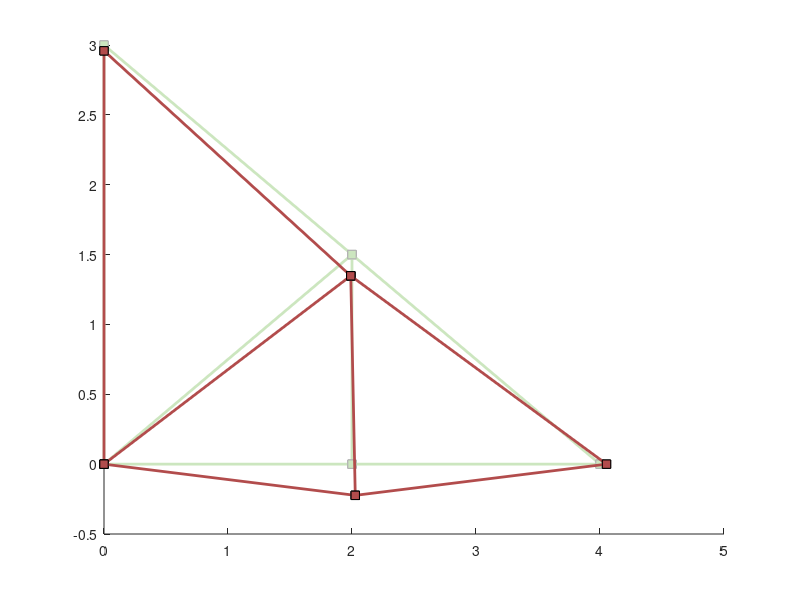

MATLAB code for this plot: (Note: this script raises an error after producing the figure.)
%--------------------------------------------------------------------------
%  Author: Isaac J. Lee
%  Website: https://crunchingnumbers.live
%--------------------------------------------------------------------------
function [u, f, strain_axial, force_axial, gcon] = assembly_2dtruss()
    clc;
    format long;
    
    % Load the assembly file
    load('2dframe_problem1');
    
    % Eliminate the rotation BCs
    index = find(BCs_displacement(:, 2) ~= 3);
    BCs_displacement = BCs_displacement(index, :);
    
    % Eliminate the moment BCs
    index = find(BCs_force(:, 2) ~= 3);
    BCs_force = BCs_force(index, :);
    
    % Find the number of nodes, etc.
    numNodes = size(nodes, 1);
    numElements = size(elements, 1);
    numBCs_displacement = size(BCs_displacement, 1);
    numBCs_force = size(BCs_force, 1);
    
    % Find the number of degrees of freedom (DOFs) for a truss
    % Note, numBCs_displacement + numBCs_force = numDOFs 
    numDOFs = 2*numNodes;
    
    
    %----------------------------------------------------------------------
    %  Set up the global connectivity array called gcon, which returns the
    %  global DOF index when given the node index and the local DOF index.
    %  
    %  Initially, gcon is a (numNodes) x 2 double array with these entries:
    %  
    %                            local dof index
    %              
    %                         1                  2
    %              
    %     node     1          1                  2
    %     index    2          3                  4
    %              3          5                  6
    %              ...        ...                ...
    %              numNodes   (2*numNodes - 1)   (2*numNodes)
    %  
    %  We plan to have the bottom entries of the DOF vector u correspond
    %  to the DOFs that are already known (given as the displacement BCs).
    %  So we do not actually create gcon with the entries above just yet,
    %  but assume its existence.
    %  
    %  First, create a vector that tags all global DOF indices corresponding
    %  to the displacement BCs. As the number of displacement BCs is likely
    %  few in comparison to the total number of DOFs, we let the vector be
    %  a sparse vector.
    %----------------------------------------------------------------------
    tag = sparse(BCs_displacement(:, 1), BCs_displacement(:, 2), ones(numBCs_displacement, 1), numNodes, 2);
    tag = reshape(tag', numDOFs, 1);
    
    %----------------------------------------------------------------------
    %  tag is now a vector of zeros and ones, where the ones correspond to
    %  to the displacement BCs. Sort this vector in ascending order, and
    %  keep track of the permutation that was done.
    %----------------------------------------------------------------------
    [temp, permutation] = sort(tag);
    
    %----------------------------------------------------------------------
    %  Create the gcon array
    %----------------------------------------------------------------------
    gcon(permutation) = (1 : numDOFs)';
    gcon = reshape(gcon, 2, numNodes)';
    
    % Indices corresponding to the unknown displacements (known forces)
    index_u = (1 : numBCs_force)';
    
    % Vector of indices of the unknown forces (known displacements)
    index_f  = ((numBCs_force + 1) : numDOFs)';
    
    
    %----------------------------------------------------------------------
    %  Create the global stiffness matrix K
    %----------------------------------------------------------------------
    % Each element matrix is 4 x 4, so there are (16*numElements) many elements
    % that we will need to compute to find the global stiffness matrix K
    numEntries = 16*numElements;
    
    % Initialize the I, J, value arrays
    I = zeros(numEntries, 1);
    J = zeros(numEntries, 1);
    value = zeros(numEntries, 1);
    
    % Temporary variables useful for assembly
    i = (1 : 16)';
    vecones = ones(4, 1);
    
    %----------------------------------------------------------------------
    %  Loop over the elements
    %----------------------------------------------------------------------
    for e = 1 : numElements
        % Get the node indices
        nodeIndex1 = elements(e, 1);
        nodeIndex2 = elements(e, 2);
        
        % Get the global DOF indices
        globalDOFIndex = [gcon(nodeIndex1, 1); ...
                          gcon(nodeIndex1, 2); ...
                          gcon(nodeIndex2, 1); ...
                          gcon(nodeIndex2, 2)];
        
        % Get the global coordinates of the nodes
        x1 = nodes(nodeIndex1, 1);
        y1 = nodes(nodeIndex1, 2);
        x2 = nodes(nodeIndex2, 1);
        y2 = nodes(nodeIndex2, 2);
        
        % Get the material properties
        E = elements(e, 3);
        A = elements(e, 4);
        L = sqrt((x2 - x1)^2 + (y2 - y1)^2);
        
        % Calculate the cosine and sine values
        costheta = (x2 - x1)/L;
        sintheta = (y2 - y1)/L;
        
        %------------------------------------------------------------------
        %  Form the element matrix
        %------------------------------------------------------------------
        temp = [costheta * costheta, costheta * sintheta; ...
                costheta * sintheta, sintheta * sintheta];
        K_e = E*A/L * [ temp, -temp; ...
                       -temp,  temp];
        
        %------------------------------------------------------------------
        %  Global assembly
        %------------------------------------------------------------------
        I(i) = kron(globalDOFIndex, vecones);
        J(i) = kron(vecones, globalDOFIndex);
        value(i) = reshape(K_e, 16, 1);
        i = i + 16;
    end
    
    K = sparse(I, J, value, numDOFs, numDOFs);
    clear I J value K_e temp vecones;
    
    %----------------------------------------------------------------------
    %  Solve for the unknown displacements and forces
    %----------------------------------------------------------------------
    % Initialize the solution vector and the RHS external force vector
    u = zeros(numDOFs, 1);
    f = zeros(numDOFs, 1);
    
    % Prescribe the displacements
    u(index_f) = BCs_displacement(:, 3);
    
    % Prescribe the nodal forces
    f(index_u) = BCs_force(:, 3);
    
    % Solve for the unknown displacements
    u(index_u) = K(index_u, index_u) \ (f(index_u) - K(index_u, index_f) * u(index_f));
    
    % Solve for the unknown nodal forces
    f(index_f) = K(index_f, :) * u;
    
    
    %----------------------------------------------------------------------
    %  Post-process
    %----------------------------------------------------------------------
    strain_axial = zeros(numElements, 1);
    force_axial = zeros(numElements, 1);
    
    figure;
    
    % Draw the undeformed structure first
    for i = 1 : numElements
        % Get the node indices
        nodeIndex1 = elements(i, 1);
        nodeIndex2 = elements(i, 2);
        
        % Get the global coordinates of the nodes
        x1 = nodes(nodeIndex1, 1);
        y1 = nodes(nodeIndex1, 2);
        x2 = nodes(nodeIndex2, 1);
        y2 = nodes(nodeIndex2, 2);
        
        % Draw the undeformed element
        line([x1 x2], [y1 y2], 'Color', [0.8 0.9 0.75], 'LineWidth', 2); hold on;
        
        plot(x1, y1, 's', 'Color', [0.7 0.7 0.7], 'MarkerFaceColor', [0.8 0.9 0.75]); hold on;
        plot(x2, y2, 's', 'Color', [0.7 0.7 0.7], 'MarkerFaceColor', [0.8 0.9 0.75]); hold on;
    end
    
    % Draw the deformed structure
    for i = 1 : numElements
        % Get the node indices
        nodeIndex1 = elements(i, 1);
        nodeIndex2 = elements(i, 2);
        
        % Get the global coordinates of the nodes
        x1 = nodes(nodeIndex1, 1);
        y1 = nodes(nodeIndex1, 2);
        x2 = nodes(nodeIndex2, 1);
        y2 = nodes(nodeIndex2, 2);
        
        % Get the material properties
        E = elements(i, 3);
        A = elements(i, 4);
        L = sqrt((x2 - x1)^2 + (y2 - y1)^2);
        
        % Calculate the cosine and sine values
        costheta = (x2 - x1)/L;
        sintheta = (y2 - y1)/L;
        
        % Get the global DOF indices
        globalDOFIndex = [gcon(nodeIndex1, 1); ...
                          gcon(nodeIndex1, 2); ...
                          gcon(nodeIndex2, 1); ...
                          gcon(nodeIndex2, 2)];
        
        % Get the global displacements of the nodes
        scale_factor = 1;
        ux1 = scale_factor * u(globalDOFIndex(1));
        uy1 = scale_factor * u(globalDOFIndex(2));
        ux2 = scale_factor * u(globalDOFIndex(3));
        uy2 = scale_factor * u(globalDOFIndex(4));
        
        % Calculate the axial strain
        strain_axial(i) = (ux2 - ux1)/L * costheta + (uy2 - uy1)/L * sintheta;
        
        % Calculate the axial force
        force_axial(i) = E*A * strain_axial(i);
        
        % Draw the deformed element
        line([x1 + ux1, x2 + ux2], [y1 + uy1, y2 + uy2], 'Color', [0.7 0.3 0.3], 'LineWidth', 2); hold on;
        
        plot(x1 + ux1, y1 + uy1, 's', 'Color', [0 0 0], 'MarkerFaceColor', [0.7 0.3 0.3]); hold on;
        plot(x2 + ux2, y2 + uy2, 's', 'Color', [0 0 0], 'MarkerFaceColor', [0.7 0.3 0.3]); hold on;
    end
    
    draw_truss(nodes, elements, u, gcon);
    
    u(permutation) = u;
    f(permutation) = f;
end
